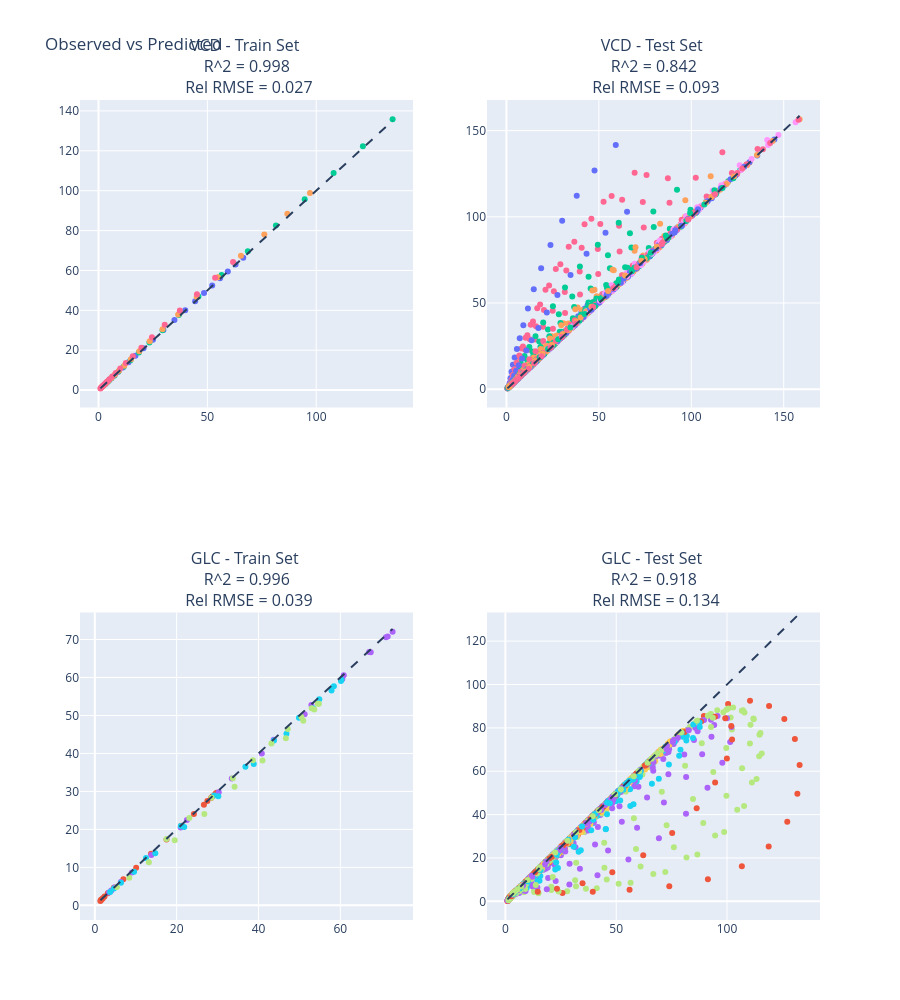

This figure's notebook cell:
### Markdown cell above
Plot observed vs predicted in the train and test set for the first hybrid model:

### Code cell
#@title Plot observed vs predicted of the hybrid model
# Plot observed vs predicted
fig = make_subplots(rows=2, cols=2, subplot_titles=(
    f"VCD - Train Set <br> R^2 = {round(r2_score(vcd,vcd_train_pred),3)} <br> Rel RMSE = {round(root_mean_squared_error(vcd, vcd_train_pred) / np.std(np.array(vcd)),3)}" ,
    f"VCD - Test Set <br> R^2 = {round(r2_score(vcd_test,vcd_test_pred),3)} <br> Rel RMSE = {round(root_mean_squared_error(vcd_test, vcd_test_pred) / np.std(np.array(vcd_test)),3)}" ,
    f"GLC - Train Set <br> R^2 = {round(r2_score(glc,glc_train_pred),3)} <br> Rel RMSE = {round(root_mean_squared_error(glc, glc_train_pred) / np.std(np.array(glc)),3)}" ,
    f"GLC - Test Set <br> R^2 = {round(r2_score(glc_test,glc_test_pred),3)} <br> Rel RMSE = {round(root_mean_squared_error(glc_test, glc_test_pred) / np.std(np.array(glc_test)),3)}"))
for i in range(NUM_RUNS):
    fig.add_trace(go.Scatter(x=vcd[:,i],y=vcd_train_pred[:,i],mode="markers",name=f"run id {i}"),row=1,col=1)
    fig.add_trace(go.Scatter(x=glc[:,i],y=glc_train_pred[:,i],mode="markers",name=f"run id {i}"),row=2,col=1)
fig.add_shape(type="line",x0=vcd.min(),y0=vcd.min(),x1=vcd.max(),y1=vcd.max(), layer='above', line=dict(dash='dash'),row=1,col=1)
fig.add_shape(type="line",x0=glc.min(),y0=glc.min(),x1=glc.max(),y1=glc.max(), layer='above', line=dict(dash='dash'),row=2,col=1)
for i in range(NUM_TEST):
    fig.add_trace(go.Scatter(x=vcd_test[:,i],y=vcd_test_pred[:,i],mode="markers",name=f"run id {i}"),row=1,col=2)
    fig.add_trace(go.Scatter(x=glc_test[:,i],y=glc_test_pred[:,i],mode="markers",name=f"run id {i}"),row=2,col=2)
fig.add_shape(type="line",x0=vcd_test.min(),y0=vcd_test.min(),x1=vcd_test.max(),y1=vcd_test.max(), layer='above', line=dict(dash='dash'),row=1,col=2)
fig.add_shape(type="line",x0=glc_test.min(),y0=glc_test.min(),x1=glc_test.max(),y1=glc_test.max(), layer='above', line=dict(dash='dash'),row=2,col=2)
fig.update_layout(title_text = "Observed vs Predicted",showlegend=False, height=1000)
fig.show()
